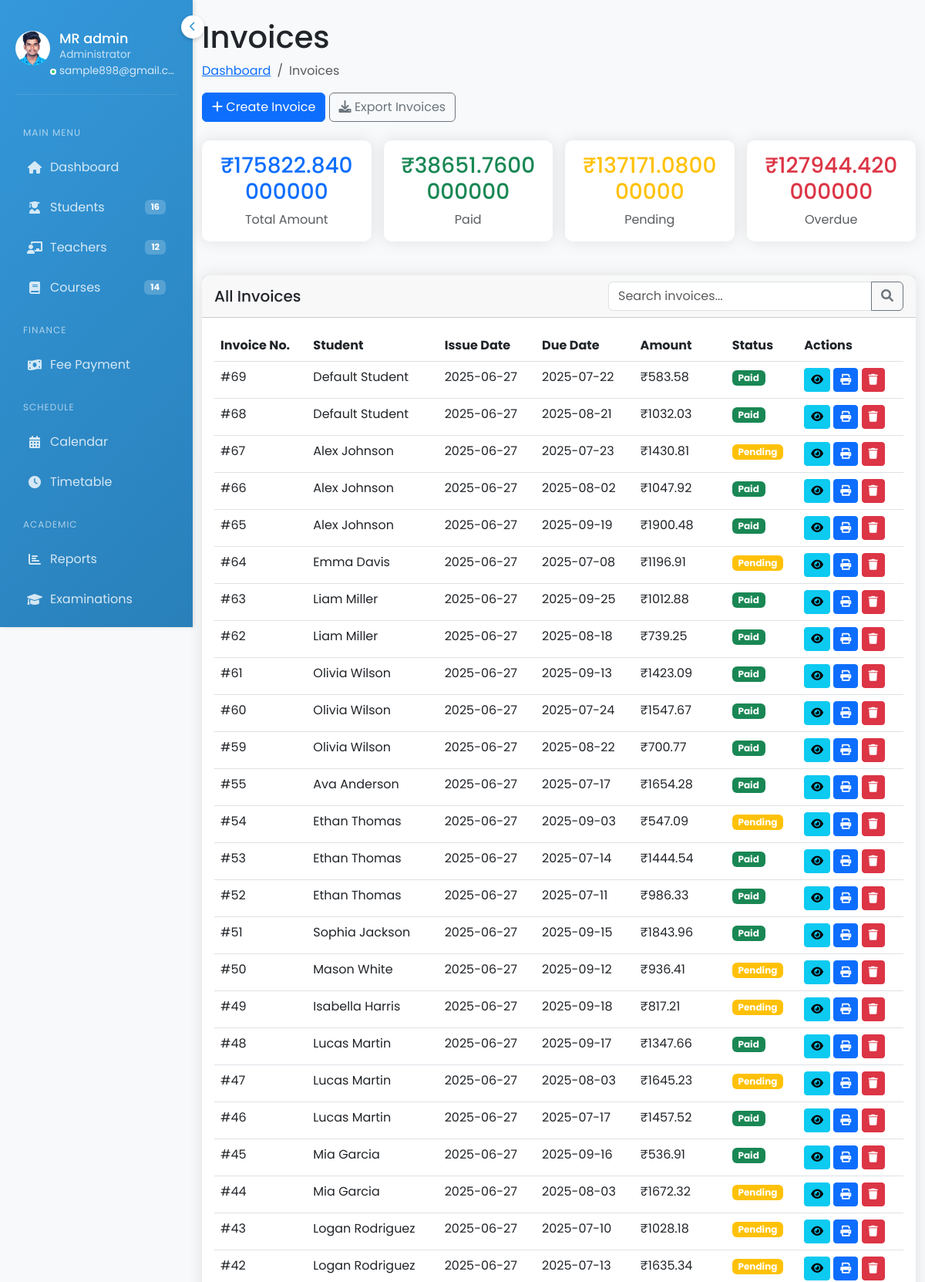
/finance/invoices/ (signed in, upper part), run on the app's committed database.
### accounts/models.py (models this page shows, shortened)
class Profile(models.Model):
    user = models.OneToOneField(User, on_delete=models.CASCADE)
    avatar = models.ImageField(upload_to='avatars/', null=True, blank=True)
    bio = models.TextField(blank=True)
    created_at = models.DateTimeField(auto_now_add=True)
    updated_at = models.DateTimeField(auto_now=True)

class Invoice(models.Model):
    student = models.ForeignKey(Student, on_delete=models.CASCADE)
    amount = models.DecimalField(max_digits=10, decimal_places=2)
    due_date = models.DateField()
    paid = models.BooleanField(default=False)
    payment = models.OneToOneField(Payment, on_delete=models.SET_NULL, null=True, blank=True)
    created_at = models.DateTimeField(auto_now_add=True)
    updated_at = models.DateTimeField(auto_now=True)

class Student(models.Model):
    GENDER_CHOICES = [
        ('M', 'Male'),
        ('F', 'Female'),
        ('O', 'Other')
    ]
    STATUS_CHOICES = [
        ('active', 'Active'),
        ('inactive', 'Inactive'),
        ('graduated', 'Graduated'),
        ('suspended', 'Suspended')
    ]
    user = models.OneToOneField(User, on_delete=models.CASCADE, related_name='student_profile', null=True, blank=True)
    student_id = models.CharField(max_length=20, unique=True)
    first_name = models.CharField(max_length=50, validators=[name_validator])
    last_name = models.CharField(max_length=50, validators=[name_validator])
    date_of_birth = models.DateField()
    gender = models.CharField(max_length=10, choices=GENDER_CHOICES)
    photo = models.ImageField(upload_to='student_photos/', null=True, blank=True)
    email = models.EmailField(unique=True)
    phone_regex = RegexValidator(
        regex=r'^\+?1?\d{9,15}$',
        message="Phone number must be entered in the format: '+999999999'. Up to 15 digits allowed."
    )
    phone_number = models.CharField(validators=[phone_regex], max_length=17, blank=True)
    address = models.TextField()
    grade_level = models.CharField(max_length=20)
    batch = models.CharField(max_length=20, blank=True, null=True)
    roll_number = models.CharField(max_length=20, blank=True, null=True)
    admission_date = models.DateField()
    status = models.CharField(max_length=20, choices=STATUS_CHOICES, default='active')
    guardian_name = models.CharField(max_length=100)
    guardian_relation = models.CharField(max_length=50)
    guardian_phone = models.CharField(validators=[phone_regex], max_length=17)
    guardian_email = models.EmailField(blank=True)
    created_at = models.DateTimeField(auto_now_add=True)
    updated_at = models.DateTimeField(auto_now=True)
    class_section = models.ForeignKey('Class', on_delete=models.SET_NULL, null=True, related_name='students')
    enrolled_courses = models.ManyToManyField('Course', related_name='enrolled_students')
    class Meta:
        ordering = ['-created_at']
    def __str__(self):
        return f"{self.first_name} {self.last_name} ({self.student_id})"
    def get_full_name(self):
        return f"{self.first_name} {self.last_name}"

### accounts/views.py (the view)
# urls.py: path('finance/invoices/', views.invoices_view, name='invoices'),
@login_required
def invoices_view(request):
    invoices = Invoice.objects.all().order_by('-created_at')
    total_amount = invoices.aggregate(total=models.Sum('amount'))['total'] or 0
    paid_amount = invoices.filter(paid=True).aggregate(total=models.Sum('amount'))['total'] or 0
    pending_amount = invoices.filter(paid=False).aggregate(total=models.Sum('amount'))['total'] or 0
    overdue_amount = invoices.filter(paid=False, due_date__lt=datetime.now().date()).aggregate(total=models.Sum('amount'))['total'] or 0
    if request.method == 'POST':
        form = InvoiceForm(request.POST)
        if form.is_valid():
            invoice = form.save(commit=False)
            invoice.created_at = datetime.now()
            invoice.paid = False
            invoice.save()
            messages.success(request, 'Invoice created successfully.')
            return redirect('invoices')
        else:
            messages.error(request, 'Please correct the errors below.')
    else:
        form = InvoiceForm()
    context = {
        'page_title': 'Invoices',
        'invoices': invoices,
        'total_amount': total_amount,
        'paid_amount': paid_amount,
        'pending_amount': pending_amount,
        'overdue_amount': overdue_amount,
        'form': form
    }
    return render(request, 'accounts/invoices.html', context)

### accounts/templates/accounts/invoices.html (shortened to what this page needs)
{% extends 'accounts/base_admin.html' %}
{% load static %}
{% block content %}
<div class="container-fluid">
    <div class="page-header">
        <h1 class="mt-4">Invoices</h1>
        <nav aria-label="breadcrumb">
            <ol class="breadcrumb">
                <li class="breadcrumb-item"><a href="{% url 'dashboard' %}">Dashboard</a></li>
                <li class="breadcrumb-item active">Invoices</li>
            </ol>
        </nav>
    </div>
    <div class="row mb-4">
        <div class="col-12">
            <button class="btn btn-primary" data-bs-toggle="modal" data-bs-target="#createInvoiceModal">
                <i class="fas fa-plus"></i> Create Invoice
            </button>
            <button class="btn btn-outline-secondary">
                <i class="fas fa-download"></i> Export Invoices
            </button>
        </div>
    </div>
    <div class="row mb-4">
        <div class="col-md-3">
            <div class="card">
                <div class="card-body text-center">
                    <h3 class="text-primary">₹{{ total_amount }}</h3>
                    <p class="text-muted mb-0">Total Amount</p>
                </div>
            </div>
        </div>
        <div class="col-md-3">
            <div class="card">
                <div class="card-body text-center">
                    <h3 class="text-success">₹{{ paid_amount }}</h3>
                    <p class="text-muted mb-0">Paid</p>
                </div>
            </div>
        </div>
        <div class="col-md-3">
            <div class="card">
                <div class="card-body text-center">
                    <h3 class="text-warning">₹{{ pending_amount }}</h3>
                    <p class="text-muted mb-0">Pending</p>
                </div>
            </div>
        </div>
        <div class="col-md-3">
            <div class="card">
                <div class="card-body text-center">
                    <h3 class="text-danger">₹{{ overdue_amount }}</h3>
                    <p class="text-muted mb-0">Overdue</p>
                </div>
            </div>
        </div>
    </div>
    <div class="card">
        <div class="card-header">
            <div class="row align-items-center">
                <div class="col">
                    <h5 class="mb-0">All Invoices</h5>
                </div>
                <div class="col-auto">
                    <div class="input-group">
                        <input type="text" class="form-control" placeholder="Search invoices...">
                        <button class="btn btn-outline-secondary" type="button">
                            <i class="fas fa-search"></i>
                        </button>
                    </div>
                </div>
            </div>
        </div>
        <div class="card-body">
            <div class="table-responsive">
                <table class="table table-hover">
                    <thead>
                        <tr>
                            <th>Invoice No.</th>
                            <th>Student</th>
                            <th>Issue Date</th>
                            <th>Due Date</th>
                            <th>Amount</th>
                            <th>Status</th>
                            <th>Actions</th>
                        </tr>
                    </thead>
                    <tbody>
                        {% for invoice in invoices %}
                        <tr>
                            <td>#{{ invoice.id }}</td>
                            <td>{{ invoice.student.get_full_name }}</td>
                            <td>{{ invoice.created_at|date:"Y-m-d" }}</td>
                            <td>{{ invoice.due_date|date:"Y-m-d" }}</td>
                            <td>₹{{ invoice.amount }}</td>
                            <td>
                                <span class="badge {% if invoice.paid %}bg-success{% else %}bg-warning{% endif %}">
                                    {{ invoice.paid|yesno:"Paid,Pending" }}
                                </span>
                            </td>
                            <td>
                                <button class="btn btn-sm btn-info" title="View" onclick="window.location.href='{% url 'view_invoice_details' invoice.id %}'">
                                    <i class="fas fa-eye"></i>
                                </button>
                                <button class="btn btn-sm btn-primary" title="Print" onclick="window.open('{% url 'print_invoice' invoice.id %}', '_blank')">
                                    <i class="fas fa-print"></i>
                                </button>
                                <button class="btn btn-sm btn-danger" title="Delete" onclick="confirmDelete('{{ invoice.id }}', '{{ invoice.student.get_full_name }}', '{{ invoice.amount }}', '{{ invoice.due_date|date:"Y-m-d" }}')">
                                    <i class="fas fa-trash"></i>
                                </button>
                            </td>
                        </tr>
                        {% empty %}
                        <tr>
                            <td colspan="7" class="text-center">No invoices found</td>
                        </tr>
                        {% endfor %}
                    </tbody>
                </table>
            </div>
        </div>
    </div>
</div>
{% endblock %}

### accounts/templates/accounts/base_admin.html (shortened to what this page needs)
{% load static %}
<!DOCTYPE html>
<html lang="en">
<head>
    <link href="https://cdn.jsdelivr.net/npm/bootstrap@5.3.0/dist/css/bootstrap.min.css" rel="stylesheet">
    <link rel="stylesheet" href="https://cdnjs.cloudflare.com/ajax/libs/font-awesome/6.0.0/css/all.min.css">
    <link href="https://cdn.jsdelivr.net/npm/fullcalendar@5.11.3/main.min.css" rel="stylesheet">
</head>
<body>
    <div class="sidebar">
        <button class="menu-toggle">
            <i class="fas fa-chevron-left"></i>
        </button>
        <div class="user-info d-flex align-items-start">
            <div class="avatar">
                {% if user.profile.avatar %}
                    <img src="{{ user.profile.avatar.url }}" alt="{{ user.username }}">
                {% else %}
                    <div class="avatar-initials">{{ user.username|first|upper }}</div>
                {% endif %}
            </div>
            <div class="user-status"></div>
            <div class="user-details">
                <h3 title="{{ user.get_full_name|default:user.username }}">{{ user.get_full_name|default:user.username }}</h3>
                <p class="user-role">Administrator</p>
                <p class="user-email" title="{{ user.email }}">{{ user.email }}</p>
            </div>
        </div>
        <div class="sidebar-scrollable">
            <nav class="nav flex-column">
                <div class="menu-label">Main Menu</div>
                <a class="nav-link {% if request.resolver_match.url_name == 'dashboard' %}active{% endif %}" href="{% url 'index' %}">
                    <i class="fas fa-home"></i>
                    <span>Dashboard</span>
                </a>
                <a class="nav-link {% if request.resolver_match.url_name == 'students' %}active{% endif %}" href="{% url 'students' %}">
                    <i class="fas fa-user-graduate"></i>
                    <span>Students</span>
                    <span class="badge">{{ sidebar_total_students|default:"0" }}</span>
                </a>
                <a class="nav-link {% if request.resolver_match.url_name == 'teachers' %}active{% endif %}" href="{% url 'teachers' %}">
                    <i class="fas fa-chalkboard-teacher"></i>
                    <span>Teachers</span>
                    <span class="badge">{{ sidebar_total_teachers|default:"0" }}</span>
                </a>
                <a class="nav-link {% if request.resolver_match.url_name == 'courses' %}active{% endif %}" href="{% url 'courses' %}">
                    <i class="fas fa-book"></i>
                    <span>Courses</span>
                    <span class="badge">{{ sidebar_active_courses|default:"0" }}</span>
                </a>
                <div class="menu-label">Finance</div>
                <a class="nav-link {% if request.resolver_match.url_name == 'fee_payment' %}active{% endif %}" href="{% url 'fee_payment' %}">
                    <i class="fas fa-money-bill-wave"></i>
                    <span>Fee Payment</span>
                </a>
                <div class="menu-label">Schedule</div>
                <a class="nav-link {% if request.resolver_match.url_name == 'calendar' %}active{% endif %}" href="{% url 'calendar' %}">
                    <i class="fas fa-calendar-alt"></i>
                    <span>Calendar</span>
                </a>
                <a class="nav-link {% if request.resolver_match.url_name == 'timetable' %}active{% endif %}" href="{% url 'timetable' %}">
                    <i class="fas fa-clock"></i>
                    <span>Timetable</span>
                </a>
                <div class="menu-label">Academic</div>
                <a class="nav-link {% if request.resolver_match.url_name == 'reports' %}active{% endif %}" href="{% url 'reports' %}">
                    <i class="fas fa-chart-bar"></i>
                    <span>Reports</span>
                </a>
                <a class="nav-link {% if request.resolver_match.url_name == 'examinations' %}active{% endif %}" href="{% url 'examinations' %}">
                    <i class="fas fa-graduation-cap"></i>
                    <span>Examinations</span>
                </a>
            </nav>
        </div>
    </div>
    <div class="main-content">
        {% block content %}{% endblock %}
    </div>
</body>
</html>

### data on the page
Invoice: id "69", student.get_full_name "Default Student", created_at "2025-06-27", due_date "2025-07-22", amount "583.58", paid "Paid"
Invoice: id "68", student.get_full_name "Default Student", created_at "2025-06-27", due_date "2025-08-21", amount "1032.03", paid "Paid"
Invoice: id "67", student.get_full_name "Alex Johnson", created_at "2025-06-27", due_date "2025-07-23", amount "1430.81", paid "Pending"
Invoice: id "66", student.get_full_name "Alex Johnson", created_at "2025-06-27", due_date "2025-08-02", amount "1047.92", paid "Paid"
Invoice: id "65", student.get_full_name "Alex Johnson", created_at "2025-06-27", due_date "2025-09-19", amount "1900.48", paid "Paid"
Invoice: id "64", student.get_full_name "Emma Davis", created_at "2025-06-27", due_date "2025-07-08", amount "1196.91", paid "Pending"
Invoice: id "63", student.get_full_name "Liam Miller", created_at "2025-06-27", due_date "2025-09-25", amount "1012.88", paid "Paid"
Invoice: id "62", student.get_full_name "Liam Miller", created_at "2025-06-27", due_date "2025-08-18", amount "739.25", paid "Paid"
Invoice: id "61", student.get_full_name "Olivia Wilson", created_at "2025-06-27", due_date "2025-09-13", amount "1423.09", paid "Paid"
Invoice: id "60", student.get_full_name "Olivia Wilson", created_at "2025-06-27", due_date "2025-07-24", amount "1547.67", paid "Paid"
Invoice: id "59", student.get_full_name "Olivia Wilson", created_at "2025-06-27", due_date "2025-08-22", amount "700.77", paid "Paid"
Invoice: id "55", student.get_full_name "Ava Anderson", created_at "2025-06-27", due_date "2025-07-17", amount "1654.28", paid "Paid"
Invoice: id "54", student.get_full_name "Ethan Thomas", created_at "2025-06-27", due_date "2025-09-03", amount "547.09", paid "Pending"
Invoice: id "53", student.get_full_name "Ethan Thomas", created_at "2025-06-27", due_date "2025-07-14", amount "1444.54", paid "Paid"
Invoice: id "52", student.get_full_name "Ethan Thomas", created_at "2025-06-27", due_date "2025-07-11", amount "986.33", paid "Paid"
Invoice: id "51", student.get_full_name "Sophia Jackson", created_at "2025-06-27", due_date "2025-09-15", amount "1843.96", paid "Paid"
Invoice: id "50", student.get_full_name "Mason White", created_at "2025-06-27", due_date "2025-09-12", amount "936.41", paid "Pending"
Invoice: id "49", student.get_full_name "Isabella Harris", created_at "2025-06-27", due_date "2025-09-18", amount "817.21", paid "Pending"
Invoice: id "48", student.get_full_name "Lucas Martin", created_at "2025-06-27", due_date "2025-09-17", amount "1347.66", paid "Paid"
Invoice: id "47", student.get_full_name "Lucas Martin", created_at "2025-06-27", due_date "2025-08-03", amount "1645.23", paid "Pending"
Invoice: id "46", student.get_full_name "Lucas Martin", created_at "2025-06-27", due_date "2025-07-17", amount "1457.52", paid "Paid"
Invoice: id "45", student.get_full_name "Mia Garcia", created_at "2025-06-27", due_date "2025-09-16", amount "536.91", paid "Paid"
Invoice: id "44", student.get_full_name "Mia Garcia", created_at "2025-06-27", due_date "2025-08-03", amount "1672.32", paid "Pending"
Invoice: id "43", student.get_full_name "Logan Rodriguez", created_at "2025-06-27", due_date "2025-07-10", amount "1028.18", paid "Pending"
Invoice: id "42", student.get_full_name "Logan Rodriguez", created_at "2025-06-27", due_date "2025-07-13", amount "1635.34", paid "Pending"

### other printed values
{{ user.get_full_name|default:user.username }} "MR admin"
{{ user.email }} "sample898@gmail.c…"
{{ sidebar_total_students|default:"0" }} "16"
{{ sidebar_total_teachers|default:"0" }} "12"
{{ sidebar_active_courses|default:"0" }} "14"
{{ total_amount }} "175822.840000000"
{{ paid_amount }} "38651.7600000000"
{{ pending_amount }} "137171.080000000"
{{ overdue_amount }} "127944.420000000"
